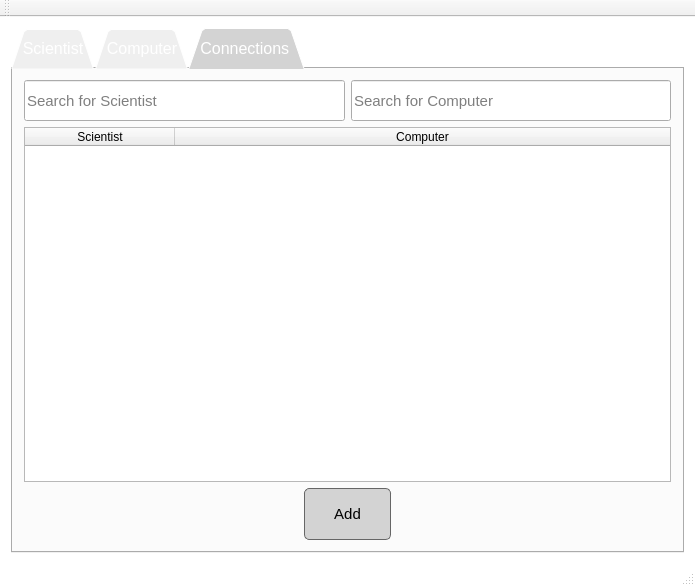
<?xml version="1.0" encoding="UTF-8"?>
<ui version="4.0">
 <class>MainWindow</class>
 <widget class="QMainWindow" name="MainWindow">
  <property name="geometry">
   <rect>
    <x>0</x>
    <y>0</y>
    <width>695</width>
    <height>586</height>
   </rect>
  </property>
  <property name="font">
   <font>
    <family>Arial</family>
    <pointsize>14</pointsize>
   </font>
  </property>
  <property name="windowTitle">
   <string>Database</string>
  </property>
  <property name="windowIcon">
   <iconset resource="resources.qrc">
    <normaloff>:/icons/images/database-icon-193x200.jpg</normaloff>:/icons/images/database-icon-193x200.jpg</iconset>
  </property>
  <property name="styleSheet">
   <string notr="true">QMainWindow{
background-color:#ffffff;
}

QTabWidget::tab-bar {

 }

 QTabBar::tab {
  background: gray;
  color: white;
  padding: 10px;
  border-width: 1px; 
  border-style: solid; 
  border-radius: 4px; 
 }

 QTabBar::tab:selected {
  background: lightgray;
 }

QTableWidget{
font: 15px;
}

QPushButton{
  background: lightgray;
  border-style: solid;
  border-color:#666666;
  border-width:1px;
  border-radius: 5px;
  margin-left: 280px;
  margin-right: 280px;
  height: 50px;
  font: 15px;
}

QPushButton:hover{
  color:#ffffff;
  background-color: #8c8c8c;
}

QLineEdit{
height: 35px;
font: 15px;
}</string>
  </property>
  <widget class="QWidget" name="centralWidget">
   <property name="styleSheet">
    <string notr="true">QMainWindow{
background-color:#f2f2f2;
}

QTabWidget::tab-bar {

 }

 QTabBar::tab {
  background: gray;
  color: white;
  padding: 10px;
  border-width: 1px; 
  border-style: solid; 
  border-radius: 4px; 
 }

 QTabBar::tab:selected {
  background: lightgray;
 }</string>
   </property>
   <layout class="QVBoxLayout" name="verticalLayout_4">
    <item>
     <widget class="QTabWidget" name="tabView">
      <property name="font">
       <font>
        <family>Arial</family>
        <pointsize>12</pointsize>
       </font>
      </property>
      <property name="styleSheet">
       <string notr="true"/>
      </property>
      <property name="tabPosition">
       <enum>QTabWidget::North</enum>
      </property>
      <property name="tabShape">
       <enum>QTabWidget::Triangular</enum>
      </property>
      <property name="currentIndex">
       <number>2</number>
      </property>
      <property name="tabsClosable">
       <bool>false</bool>
      </property>
      <property name="tabBarAutoHide">
       <bool>false</bool>
      </property>
      <widget class="QWidget" name="tabScientist">
       <attribute name="title">
        <string>Scientist</string>
       </attribute>
       <layout class="QVBoxLayout" name="verticalLayout_2">
        <item>
         <widget class="QLineEdit" name="lineEditScientist">
          <property name="placeholderText">
           <string>Search by Scientist name</string>
          </property>
         </widget>
        </item>
        <item>
         <widget class="QTableWidget" name="tableScientist">
          <property name="styleSheet">
           <string notr="true"/>
          </property>
          <property name="sortingEnabled">
           <bool>true</bool>
          </property>
          <property name="columnCount">
           <number>4</number>
          </property>
          <attribute name="horizontalHeaderDefaultSectionSize">
           <number>150</number>
          </attribute>
          <attribute name="horizontalHeaderStretchLastSection">
           <bool>true</bool>
          </attribute>
          <column>
           <property name="text">
            <string>New Column</string>
           </property>
          </column>
          <column>
           <property name="text">
            <string>Name</string>
           </property>
          </column>
          <column>
           <property name="text">
            <string>Gender</string>
           </property>
          </column>
          <column>
           <property name="text">
            <string>Year of death</string>
           </property>
          </column>
         </widget>
        </item>
        <item>
         <widget class="QPushButton" name="pushButtonScientist">
          <property name="baseSize">
           <size>
            <width>0</width>
            <height>0</height>
           </size>
          </property>
          <property name="text">
           <string>Add</string>
          </property>
         </widget>
        </item>
       </layout>
      </widget>
      <widget class="QWidget" name="tabComputer">
       <attribute name="title">
        <string>Computer</string>
       </attribute>
       <layout class="QVBoxLayout" name="verticalLayout_3">
        <item>
         <widget class="QLineEdit" name="lineEditComputer">
          <property name="placeholderText">
           <string>Search by Device name</string>
          </property>
         </widget>
        </item>
        <item>
         <widget class="QTableWidget" name="tableComputers">
          <property name="sortingEnabled">
           <bool>true</bool>
          </property>
          <property name="columnCount">
           <number>3</number>
          </property>
          <attribute name="horizontalHeaderDefaultSectionSize">
           <number>150</number>
          </attribute>
          <attribute name="horizontalHeaderStretchLastSection">
           <bool>true</bool>
          </attribute>
          <column>
           <property name="text">
            <string>Name</string>
           </property>
          </column>
          <column>
           <property name="text">
            <string>Computers Name</string>
           </property>
          </column>
          <column>
           <property name="text">
            <string>Year build</string>
           </property>
          </column>
         </widget>
        </item>
        <item>
         <widget class="QPushButton" name="pushButtonComputer">
          <property name="text">
           <string>Add</string>
          </property>
         </widget>
        </item>
       </layout>
      </widget>
      <widget class="QWidget" name="tabConnections">
       <attribute name="title">
        <string>Connections </string>
       </attribute>
       <layout class="QVBoxLayout" name="verticalLayout">
        <item>
         <layout class="QHBoxLayout" name="horizontalLayout_2">
          <item>
           <widget class="QLineEdit" name="lineEditSciConnect">
            <property name="placeholderText">
             <string>Search for Scientist</string>
            </property>
           </widget>
          </item>
          <item>
           <widget class="QLineEdit" name="lineEditComConnect">
            <property name="placeholderText">
             <string>Search for Computer</string>
            </property>
           </widget>
          </item>
         </layout>
        </item>
        <item>
         <widget class="QTableWidget" name="tableSciToCom">
          <property name="sortingEnabled">
           <bool>true</bool>
          </property>
          <attribute name="horizontalHeaderDefaultSectionSize">
           <number>150</number>
          </attribute>
          <attribute name="horizontalHeaderStretchLastSection">
           <bool>true</bool>
          </attribute>
          <column>
           <property name="text">
            <string>Scientist</string>
           </property>
          </column>
          <column>
           <property name="text">
            <string>Computer</string>
           </property>
          </column>
         </widget>
        </item>
        <item>
         <widget class="QPushButton" name="pushButtonSciToCom">
          <property name="text">
           <string>Add</string>
          </property>
         </widget>
        </item>
       </layout>
      </widget>
     </widget>
    </item>
   </layout>
  </widget>
  <widget class="QMenuBar" name="menuBar">
   <property name="geometry">
    <rect>
     <x>0</x>
     <y>0</y>
     <width>695</width>
     <height>21</height>
    </rect>
   </property>
  </widget>
  <widget class="QToolBar" name="mainToolBar">
   <property name="styleSheet">
    <string notr="true">QMainWindow{
background-color:#1d1d1d;
}</string>
   </property>
   <attribute name="toolBarArea">
    <enum>TopToolBarArea</enum>
   </attribute>
   <attribute name="toolBarBreak">
    <bool>false</bool>
   </attribute>
  </widget>
  <widget class="QStatusBar" name="statusBar"/>
 </widget>
 <layoutdefault spacing="6" margin="11"/>
 <resources>
  <include location="resources.qrc"/>
 </resources>
 <connections/>
</ui>
